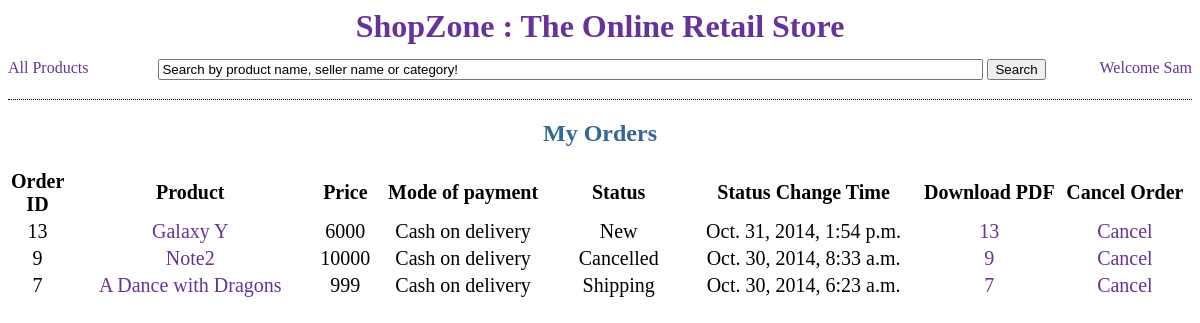
/shop/my_orders/, run on an earlier commit of the app's database.
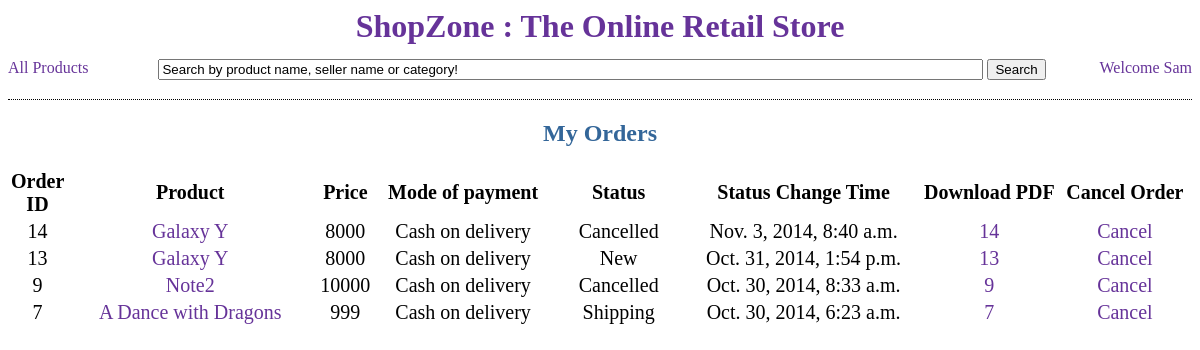
And on a later commit of the database.
### store/models.py (models this page shows, shortened)
class Order(models.Model):
    STATUS_LEVELS = (
        (1, 'New'),
        (2, 'Shipping'),
        (3, 'Delivered'),
        (4, 'Returned'),
        (5, 'Cancelled'),
        )
    PAYMENT_TYPES = (
        (1, 'Paid from store credit'),
        (2, 'Cash on delivery')
    )
    customer = models.ForeignKey(Customer)
    product = models.ForeignKey(Product)
    payment_type = models.IntegerField(choices=PAYMENT_TYPES, default=1)
    status = models.IntegerField(choices=STATUS_LEVELS, default=1)
    status_change_time = models.DateTimeField('Status Change Time')

class Product(models.Model):
    product_name = models.CharField(max_length=30)
    number_sold = models.IntegerField(default=0)
    price = models.IntegerField(default=0)
    description = models.CharField(max_length=50)
    category = models.ForeignKey(SubCategory)
    seller = models.ForeignKey(Seller)
    def __str__(self):
        return self.product_name

### store/views.py (the view)
# urls.py: url(r'^my_orders/(?P<order_id>\d+)/$', views.my_order_pdf),
def my_orders(request): ## VTR1 Done.
	try:
		if user is None:
			return HttpResponseRedirect('/shop/login/')
	except:
		return HttpResponseRedirect('/shop/login/')
	orders = Order.objects.all().filter(customer__customer_name=user.customer_name).order_by('-status_change_time')
	context = {'user':user, 'orders':orders}
	return render(request, 'store/my_orders.html', context)

### store/templates/store/my_orders.html (shortened to what this page needs)
<html>
	<head>
	</head>
	{% include "store/top.html" %}
		<div>
			<h2 align="center" style="color:#336699">My Orders</h2>
		</div>
		<div align="center">
			<table align="center" style="font-size:1.25em">
				<tr align="center">
					<th width=50px> Order ID </th>
					<th width=300px> Product </th>
					<th width=60px> Price </th>
					<th width=200px> Mode of payment </th>
					<th width=150px> Status </th>
					<th width=280px> Status Change Time </th>
					<th width=150px> Download PDF </th>
					<th width=150px> Cancel Order </th>
				</tr>
				{% for i in orders %}
				<tr align="center">
					<td> {{ i.pk }} </td>
					<td> <a href="/shop/{{i.product.pk }}"><div class="linkdiv">{{ i.product }} </div></a></td>
					<td> {{ i.product.price }} </td>
					<td> {% if i.payment_type == 1 %} Store credit
						{% else %} Cash on delivery
						{% endif %} </td>
					<td> {% if i.status == 1 %} New
						{% elif i.status == 2 %} Shipping
						{% elif i.status == 3 %} Delivered
						{% elif i.status == 4 %} Returned
						{% else %} Cancelled
						{% endif %} </td>
					<td> {{ i.status_change_time }} </td>
					<td> <a href="/shop/my_orders/{{ i.pk }}/" target="_blank"> <div class="linkdiv"> {{ i.pk }} </div> </a> </td>
					{% if i.status == 5 %}
						<td> <a href="/shop/cancel_order/{{ i.pk }}" target="_blank"><div class="linkdiv"> Cancel </div></a></td>
					{% elif i.status == 3 %}
						<td> <a href="/shop/cancel_order/{{ i.pk }}" target="_blank"><div class="linkdiv"> Cancel </div></a></td>
					{% else %}
						<td> <a href="/shop/cancel_order/{{ i.pk }}"><div class="linkdiv"> Cancel </div></a></td>
					{% endif %}
				</tr>
				{% endfor %}
		</div>
	{% include "store/bottom.html" %}

What changed in the data, as far as the page shows it:
added Order: pk "14", product "Galaxy Y", product.price "8000", payment_type "Cash on delivery", status "Cancelled", status_change_time "Nov. 3, 2014, 8:40 a.m."
changed through a linked row, Order "Oct. 31, 2014, 1:54 p.m.": product.price "6000" → "8000"
